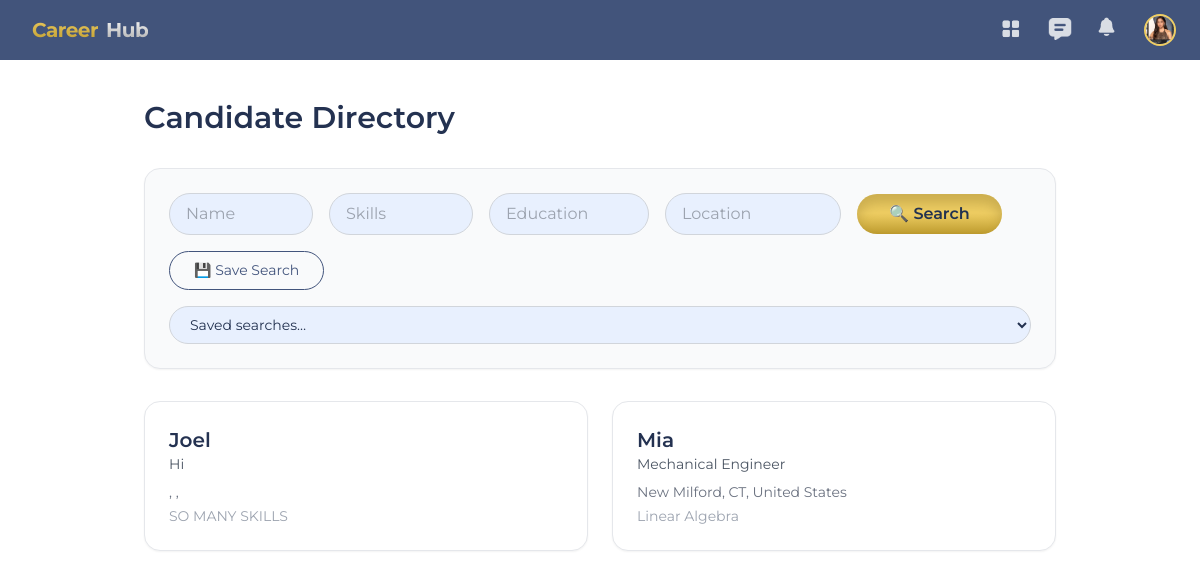
/accounts/candidates/ (signed in), run on the app's committed database.
### accounts/models.py (models this page shows, shortened)
class User(AbstractUser):
    JOB_SEEKER = 'job_seeker'
    RECRUITER = 'recruiter'
    ROLE_CHOICES = (
        (JOB_SEEKER, 'Job Seeker'),
        (RECRUITER, 'Recruiter'),
    )
    role = models.CharField(max_length=20, choices=ROLE_CHOICES)
    is_admin = models.BooleanField(default=False)

class RecruiterProfile(models.Model):
    user = models.OneToOneField(
        settings.AUTH_USER_MODEL,
        on_delete=models.CASCADE,
        related_name='recruiter'
    )
    profile_picture = models.ImageField(upload_to="profile_pics/", null=True, blank=True)
    company_name = models.CharField(max_length=255, blank=True)
    position = models.CharField(max_length=255, blank=True)

class JobSeekerProfile(models.Model):
    user = models.OneToOneField(
        settings.AUTH_USER_MODEL,
        on_delete=models.CASCADE,
        related_name='jobseeker'
    )
    full_name = models.CharField(max_length=255, blank=True)
    profile_picture = models.ImageField(upload_to="profile_pics/", null=True, blank=True)
    headline = models.CharField(max_length=255, blank=True)
    skills = models.TextField(blank=True)
    education = models.TextField(blank=True)
    work_experience = models.TextField(blank=True)
    street_address = models.CharField(max_length=255, blank=True)
    city = models.CharField(max_length=100, blank=True)
    state = models.CharField(max_length=100, blank=True)
    zip_code = models.CharField(max_length=20, blank=True)
    country = models.CharField(max_length=100, blank=True)
    is_public = models.BooleanField(default=True)

### accounts/views.py (the view)
# urls.py: path("candidates/", views.candidate_list, name="candidate_list"),
@login_required
def candidate_list(request):
    if request.user.role != User.RECRUITER:
        return HttpResponseForbidden("Only recruiters can view candidates.")
    candidates = JobSeekerProfile.objects.filter(is_public=True)
    name = request.GET.get("name", "").strip()
    skills = request.GET.get("skills", "").strip()
    education = request.GET.get("education", "").strip()
    location = request.GET.get("location", "").strip()
    if name:
        candidates = candidates.filter(user__username__icontains=name)
    if skills:
        candidates = candidates.filter(skills__icontains=skills)
    if education:
        candidates = candidates.filter(education__icontains=education)
    if location:
        candidates = candidates.filter(
            models.Q(city__icontains=location)
            | models.Q(state__icontains=location)
            | models.Q(country__icontains=location)
        )
    current_filters = extract_candidate_filters(request.GET)
    saved_searches = CandidateSavedSearch.objects.filter(owner=request.user)
    return render(request, "accounts/candidate_list.html", {
        "candidates": candidates,
        "saved_searches": saved_searches,
        "current_filters": current_filters,
    })

### accounts/views.py (called while the page is built)
def extract_candidate_filters(query_dict):
    allowed_keys = ["name", "skills", "education", "location"]
    filters = {}
    for key in allowed_keys:
        value = query_dict.get(key, "").strip()
        if value:
            filters[key] = value
    sort = query_dict.get("sort")
    if sort:
        filters["sort"] = sort
    return filters

### accounts/templates/accounts/candidate_list.html (shortened to what this page needs)
{% extends "base.html" %}
{% block content %}
<div class="min-h-screen bg-white px-10 py-10">
  <div class="max-w-[1200px] mx-auto">
    <h2 class="text-3xl font-semibold text-[#243251] mb-8">Candidate Directory</h2>
    <form id="candidate-filters-form"
          method="get"
          class="mb-8 bg-gray-50 p-6 rounded-2xl border border-gray-200 shadow-sm">
      <div class="flex flex-wrap items-center gap-4">
        <input type="text" name="name" value="{{ request.GET.name }}"
               placeholder="Name"
               class="border border-gray-300 rounded-full px-4 py-2 w-36 focus:ring-2 focus:ring-[#42547c] outline-none">
        <input type="text" name="skills" value="{{ request.GET.skills }}"
               placeholder="Skills"
               class="border border-gray-300 rounded-full px-4 py-2 w-36 focus:ring-2 focus:ring-[#42547c] outline-none">
        <input type="text" name="education" value="{{ request.GET.education }}"
               placeholder="Education"
               class="border border-gray-300 rounded-full px-4 py-2 w-40 focus:ring-2 focus:ring-[#42547c] outline-none">
        <input type="text" name="location" value="{{ request.GET.location }}"
               placeholder="Location"
               class="border border-gray-300 rounded-full px-4 py-2 w-44 focus:ring-2 focus:ring-[#42547c] outline-none">
        <button type="submit"
                class="btn-primary text-[16px] px-8 py-2">
          🔍 Search
        </button>
        <button type="button"
                id="save-search-btn"
                class="border border-[#42547c] text-[#42547c] rounded-full px-6 py-2 text-[14px] hover:bg-[#42547c] hover:text-white transition">
          💾 Save Search
        </button>
        <select id="saved-searches-select"
                class="border border-gray-300 rounded-full px-4 py-2 text-sm min-w-[220px]"
                onchange="onSavedSearchChange(this)">
          <option value="">Saved searches…</option>
        </select>
      </div>
    </form>
    {% if candidates %}
      <div class="grid grid-cols-1 md:grid-cols-2 gap-6">
        {% for candidate in candidates %}
          <a href="{% url 'candidate_profile' candidate.user.id %}"
             class="block bg-white border border-gray-200 rounded-2xl p-6 shadow-sm hover:shadow-md transition">
            <h3 class="text-xl font-semibold text-[#243251]">{{ candidate.user.username }}</h3>
            {% if candidate.headline %}
              <p class="text-gray-600 text-sm mb-2">{{ candidate.headline }}</p>
            {% endif %}
            <p class="text-gray-500 text-sm">
              {{ candidate.city|default:"" }},
              {{ candidate.state|default:"" }},
              {{ candidate.country|default:"" }}
            </p>
            <p class="text-gray-400 text-sm mt-1">
              {{ candidate.skills|truncatewords:10 }}
            </p>
          </a>
        {% endfor %}
      </div>
    {% else %}
      <p class="text-gray-500 mt-4 text-center">No public candidates match your filters.</p>
    {% endif %}
  </div>
</div>
{% endblock %}

### templates/components/navbar.html (shortened to what this page needs)
{% load static %}
<nav class="w-full h-[60px] flex items-center justify-between bg-[#42547b] px-6 shadow-md z-50">
  <div class="flex items-center gap-1">
    <a href="{% if user.role == 'job_seeker' %}{% url 'jobseeker_dashboard' %}
             {% else %}{% url 'recruiter_dashboard' %}{% endif %}"
       class="flex items-center gap-1">
      <span class="ml-2 bg-gradient-to-b from-[#EFCE63] to-[#BD9B2E] bg-clip-text text-transparent font-bold text-xl tracking-tight">
      </span>
      <span class="ml-1 bg-gradient-to-b from-white to-[#A6A6A6] bg-clip-text text-transparent font-bold text-xl tracking-tight">
      </span>
    </a>
  </div>
  <div class="flex items-center gap-6 relative">
    {% if user.is_authenticated %}
      {% if user.role == 'job_seeker' %}
        <a href="{% url 'jobseeker_dashboard' %}"
           class="w-6 h-6 opacity-80 hover:opacity-100 transition-opacity">
          <img src="{% static 'images/icon_dashboard.png' %}" />
        </a>
      {% else %}
        <a href="{% url 'recruiter_dashboard' %}"
           class="w-6 h-6 opacity-80 hover:opacity-100 transition-opacity">
          <img src="{% static 'images/icon_dashboard.png' %}" />
        </a>
      {% endif %}
      <a href="{% url 'messaging:inbox' %}"
         class="w-6 h-6 opacity-80 hover:opacity-100 transition-opacity">
        <img src="{% static 'images/icon_messages.png' %}" />
      </a>
    {% endif %}
    <div class="relative">
      <button id="notifications-toggle"
              class="w-6 h-6 opacity-80 hover:opacity-100 transition-opacity">
        <img src="{% static 'images/icon_notifications.png' %}" />
      </button>
    </div>
    <button id="profile-btn"
        class="w-8 h-8 rounded-full overflow-hidden border-2 border-[#efce63] bg-[#d9d9d9]">
    {% if user.role == "job_seeker" and user.jobseeker.profile_picture %}
        <img src="{{ user.jobseeker.profile_picture.url }}" class="w-full h-full object-cover">
    {% elif user.role == "recruiter" and user.recruiter.profile_picture %}
        <img src="{{ user.recruiter.profile_picture.url }}" class="w-full h-full object-cover">
    {% else %}
        <img src="{% static 'images/icon_profile.png' %}" class="w-full h-full object-cover">
    {% endif %}
</button>
    </div>
</nav>

### data on the page
User: recruiter.profile_picture (picture)
JobSeekerProfile: user.username "Joel", headline "Hi", skills "SO MANY SKILLS"
JobSeekerProfile: user.username "Mia", headline "Mechanical Engineer", city "New Milford", state "CT", country "United States", skills "Linear Algebra"
